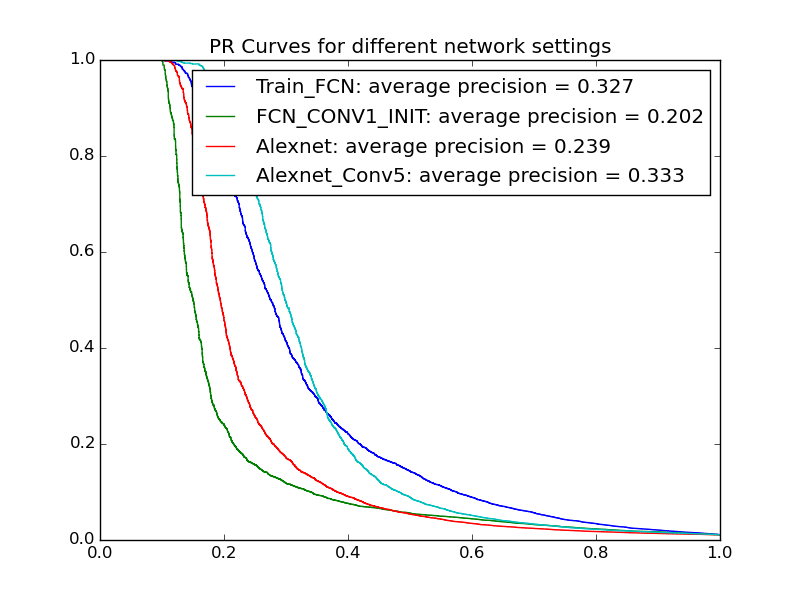

This figure's Python source:
"""project_verification.py
Using deploy network definition to do project verification task
The basic work flow is to extract certain amount of samples from the testing set
and then get the output (feat_norm)
Then calculate a distance matrix N * N
Using PR-Curve to evaluate the performance of each network
"""
import matplotlib
matplotlib.use('Agg')
import matplotlib.pyplot as plt

import sys
import os, os.path
CAFFE_ROOT_DIR = '/mnt/ilcompf0d0/user/xliu/code/caffe/'
sys.path.append(os.path.join(CAFFE_ROOT_DIR, 'python'))
import caffe
from caffe.io import caffe_pb2
import numpy as np
import scipy.spatial
from scipy.spatial.distance import pdist, squareform
from sklearn.metrics import precision_recall_curve
from sklearn.metrics import average_precision_score

class project_verifier:
    def __init__(self, network_fn, model_fn, data,
                 device_id=0, output_name='feat_norm',
                 dist_metric='euclidean'):
        self._network_fn = network_fn
        self._model_fn = model_fn
        self._init_network(device_id)
        self._data = data
        self._img_count = data.shape[0]
        self._output_name = output_name
        self._dist_metric = dist_metric

    def _init_network(self, device_id=0):
        caffe.set_mode_gpu()
        caffe.set_device(device_id)
        self._net = caffe.Net(self._network_fn, self._model_fn,
                        caffe.TEST)
        k, v = self._net.blobs.items()[-1]
        self._output_dim = v.data.size / v.data.shape[0]

    """
    This function is used to get all feature vectors of data samples
    """
    def _data_worker(self):
        self._features = np.zeros((self._img_count, self._output_dim))
        # begin running network
        datum_idx = 0
        for datum in self._data:
            self._net.blobs['data'].data[...] = datum
            self._net.forward()
            self._features[datum_idx,...] = self._net.blobs[self._output_name].data[0,...].flatten()
            datum_idx += 1
            if datum_idx % 100 == 0:
                print "Has processed {} samples".format(datum_idx)

    """
    Calculate similarity matrix
    using pdist, and sim = 1-pdist
    """
    def _sim_calculator(self):
        if self._features is None:
            print "Error: should run get features first"
            raise
        else:
            self._sim_matrix = 1 - squareform(
                pdist(self._features,
                      metric=self._dist_metric))

    def process_data(self):
        self._data_worker()
        self._sim_calculator()

    def get_features(self):
        return self._features

    def get_sim_matrix(self):
        return self._sim_matrix

    """
    Evaluate PR curve using scipy
    """
    def evaluate(self, label_mat):
        precision, recall, _ = precision_recall_curve(label_mat.ravel(), self._sim_matrix.ravel())
        avg_p = average_precision_score(label_mat.ravel(), self._sim_matrix.ravel())
        return precision, recall, avg_p



import lmdb
"""
Prepare data for evaluation
read from backend and source
only read the first img_count samples
"""
def resize_img_data(img_data, resize):
    img_data = img_data.transpose(1, 2, 0)
    img_data = scipy.misc.imresize(img_data, (resize, resize))
    return img_data.transpose(2, 0, 1)


def decode_datum(datum):
    if datum.encoded is True:
        datum = caffe.io.decode_datum(datum)
    img_data = caffe.io.datum_to_array(datum)
    return img_data

def substract_mean(img, image_mean):
    if image_mean.ndim == 1:
        image_mean = image_mean[:, np.newaxis, np.newaxis]
    img -= image_mean
    return img

def read_data(source, img_count, mean_fn=None, resize=-1):
    if mean_fn is not None:
        blob = caffe_pb2.BlobProto()
        blob_str = open(mean_fn, 'rb').read()
        blob.ParseFromString(blob_str)
        image_mean = np.array(caffe.io.blobproto_to_array(blob))[0]
    db = lmdb.open(source)
    cur = db.begin().cursor()
    cur.first()
    data = []
    label = []
    for idx in range(img_count):
        value_str = cur.value()
        datum = caffe_pb2.Datum()
        datum.ParseFromString(value_str)
        label.append(int(datum.label))
        img_data = decode_datum(datum)
        if mean_fn is not None:
            img_data = substract_mean(img_data, image_mean)
        if resize > 0:
            img_data = resize_img_data(img_data, resize)
        data.append(img_data)
        if not cur.next():
            break
    _img_count = len(data)
    data = np.asarray(data)
    label = np.asarray(label)
    # now prepare label_matrix
    label_mat = np.zeros((_img_count, _img_count))
    for idx in range(_img_count):
        label_mat[idx, ...] = (label == label[idx])
    return data, label_mat


"""
Draw pr curves on a single image
"""
def draw_pr_curves(count, pr, avg_p_scores, legends, figure_fn):
    plt.clf()
    for idx in range(count):
        label_str = "%s: average precision = %.3f" % (legends[idx], avg_p_scores[idx])
        plt.plot(pr[idx]['r'], pr[idx]['p'], label=label_str)
    plt.title("PR Curves for different network settings")
    plt.legend(loc="upper right")
    # save to file
    plt.savefig(figure_fn)

"""
Both data and labels are flattened numpy matrix
"""
def draw_distribution(data, label, figure_fn):
    positive_idx = np.where(label==1)
    negative_idx = np.where(label==0)
    positives = data[positive_idx]
    negatives = data[negative_idx]
    plt.clf()
    plt.hist([1 - positives, 1 - negatives], normed=True, label=['positive', 'negative'], bins=100)
    plt.legend()
    plt.title('Positive / Negative Distribution')
    plt.savefig(figure_fn)

def main():
    # main function
    solver_dir = '/mnt/ilcompf0d0/user/xliu/code/caffe/examples/distilling/siamese_project'
    network_fn = [os.path.join(solver_dir, 'deploy_conv.prototxt'),
                  os.path.join(solver_dir, 'deploy_conv_r.prototxt'),
                  os.path.join(solver_dir, 'deploy_alexnet.prototxt'),
                  os.path.join(solver_dir, 'deploy_alexnet_conv5.prototxt')]
    model_fn = [os.path.join(solver_dir, 'siamese_project_3_iter_30000.caffemodel'),
                os.path.join(solver_dir, 'siamese_project_conv_r1_iter_10000.caffemodel'),
                os.path.join(solver_dir, 'bvlc_alexnet.caffemodel'),
                os.path.join(solver_dir, 'bvlc_alexnet.caffemodel')]

    legends = ['Train_FCN',
               'FCN_CONV1_INIT',
               'Alexnet',
               'Alexnet_Conv5']
    count = 1000
    source = '/mnt/ilcompf2d1/data/be/prepared-2015-06-15/LMDB/TESTING/image'
    mean_fn = '../behance.binaryproto'
    data, label_mat = read_data(source, count, mean_fn, resize=227)
    np.save('./project_verification_label_matrix', label_mat)
    pr = []
    average_p_score = []
    for idx in range(len(network_fn)):
        print "------------------Processing {}-----------------".format(legends[idx])
        verifier = project_verifier(network_fn[idx], model_fn[idx], data)
        print "------------------Processign data------------------"
        verifier.process_data()
        print "------------------Evaluation ---------------------"
        rslt = verifier.evaluate(label_mat)
        # save similarity matrix
        sim_matrix = verifier.get_sim_matrix()
        np.save(legends[idx]+'_sim_matrix', sim_matrix)
        pr_dict_ele = {}
        pr_dict_ele['p'] = rslt[0]
        pr_dict_ele['r'] = rslt[1]
        pr.append(pr_dict_ele)
        average_p_score.append(rslt[2])

        draw_distribution(sim_matrix.ravel(), label_mat.ravel(), figure_fn=legends[idx]+'_distribution.png')
    figure_fn = 'project_verification.png'
    draw_pr_curves(len(legends), pr, average_p_score, legends, figure_fn)


if __name__ == '__main__':
    sys.exit(main())
